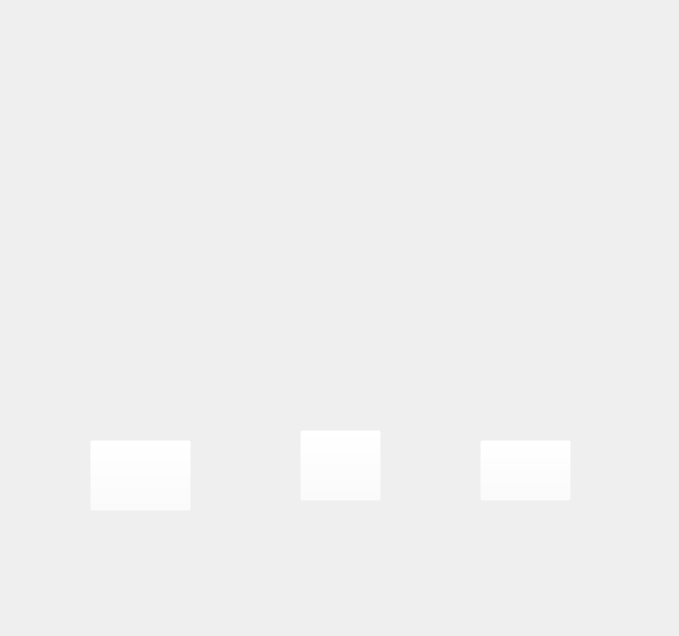
<?xml version="1.0" encoding="UTF-8"?>
<ui version="4.0">
 <class>Form</class>
 <widget class="QWidget" name="Form">
  <property name="geometry">
   <rect>
    <x>0</x>
    <y>0</y>
    <width>679</width>
    <height>636</height>
   </rect>
  </property>
  <property name="windowTitle">
   <string>Form</string>
  </property>
  <widget class="QLabel" name="LANA">
   <property name="geometry">
    <rect>
     <x>0</x>
     <y>0</y>
     <width>681</width>
     <height>641</height>
    </rect>
   </property>
   <property name="text">
    <string/>
   </property>
   <property name="pixmap">
    <pixmap>../AUTOMATA/SS6.jpeg</pixmap>
   </property>
  </widget>
  <widget class="QPushButton" name="ACTION">
   <property name="geometry">
    <rect>
     <x>300</x>
     <y>430</y>
     <width>81</width>
     <height>71</height>
    </rect>
   </property>
   <property name="styleSheet">
    <string notr="true">background-color: rgba(255, 255, 255, 0);
color: rgba(255, 255, 255, 0);</string>
   </property>
   <property name="text">
    <string>ACTION</string>
   </property>
  </widget>
  <widget class="QLabel" name="PAUSE">
   <property name="geometry">
    <rect>
     <x>310</x>
     <y>430</y>
     <width>61</width>
     <height>71</height>
    </rect>
   </property>
   <property name="text">
    <string/>
   </property>
   <property name="pixmap">
    <pixmap>../AUTOMATA/icons8-pausa-50.png</pixmap>
   </property>
  </widget>
  <widget class="QLabel" name="PLAY2">
   <property name="geometry">
    <rect>
     <x>310</x>
     <y>430</y>
     <width>61</width>
     <height>71</height>
    </rect>
   </property>
   <property name="text">
    <string/>
   </property>
   <property name="pixmap">
    <pixmap>../AUTOMATA/icons8-play-50.png</pixmap>
   </property>
  </widget>
  <widget class="QLabel" name="rig">
   <property name="geometry">
    <rect>
     <x>110</x>
     <y>440</y>
     <width>71</width>
     <height>61</height>
    </rect>
   </property>
   <property name="text">
    <string/>
   </property>
   <property name="pixmap">
    <pixmap>../AUTOMATA/icons8-izquierda-64.png</pixmap>
   </property>
  </widget>
  <widget class="QLabel" name="left">
   <property name="geometry">
    <rect>
     <x>490</x>
     <y>440</y>
     <width>71</width>
     <height>61</height>
    </rect>
   </property>
   <property name="text">
    <string/>
   </property>
   <property name="pixmap">
    <pixmap>../AUTOMATA/icons8-derecha-64.png</pixmap>
   </property>
  </widget>
  <widget class="QLabel" name="SQ">
   <property name="geometry">
    <rect>
     <x>10</x>
     <y>0</y>
     <width>681</width>
     <height>621</height>
    </rect>
   </property>
   <property name="text">
    <string/>
   </property>
   <property name="pixmap">
    <pixmap>../AUTOMATA/ss3.jpeg</pixmap>
   </property>
  </widget>
  <widget class="QPushButton" name="LF">
   <property name="geometry">
    <rect>
     <x>480</x>
     <y>440</y>
     <width>91</width>
     <height>61</height>
    </rect>
   </property>
   <property name="styleSheet">
    <string notr="true">background-color: rgba(255, 255, 255, 0);
color: rgba(255, 255, 255, 0);</string>
   </property>
   <property name="text">
    <string>PushButton</string>
   </property>
  </widget>
  <widget class="QPushButton" name="RG">
   <property name="geometry">
    <rect>
     <x>90</x>
     <y>440</y>
     <width>101</width>
     <height>71</height>
    </rect>
   </property>
   <property name="styleSheet">
    <string notr="true">background-color: rgba(255, 255, 255, 0);
color: rgba(255, 255, 255, 0);</string>
   </property>
   <property name="text">
    <string>PushButton</string>
   </property>
  </widget>
  <zorder>SQ</zorder>
  <zorder>LANA</zorder>
  <zorder>PAUSE</zorder>
  <zorder>PLAY2</zorder>
  <zorder>ACTION</zorder>
  <zorder>rig</zorder>
  <zorder>left</zorder>
  <zorder>LF</zorder>
  <zorder>RG</zorder>
 </widget>
 <resources/>
 <connections/>
</ui>
